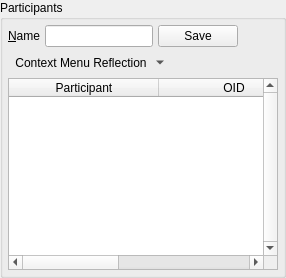
              <widget class="QGroupBox" name="groupBox_2">
               <property name="title">
                <string>Participants</string>
               </property>
               <layout class="QVBoxLayout" name="verticalLayout_32">
                <property name="spacing">
                 <number>5</number>
                </property>
                <property name="leftMargin">
                 <number>5</number>
                </property>
                <property name="topMargin">
                 <number>5</number>
                </property>
                <property name="rightMargin">
                 <number>5</number>
                </property>
                <property name="bottomMargin">
                 <number>5</number>
                </property>
                <item>
                 <layout class="QHBoxLayout" name="horizontalLayout_12">
                  <property name="spacing">
                   <number>5</number>
                  </property>
                  <item>
                   <widget class="QLabel" name="label_22">
                    <property name="text">
                     <string>&amp;Name</string>
                    </property>
                    <property name="buddy">
                     <cstring>urlName</cstring>
                    </property>
                   </widget>
                  </item>
                  <item>
                   <widget class="QLineEdit" name="urlName"/>
                  </item>
                  <item>
                   <widget class="QPushButton" name="saveUrlName">
                    <property name="text">
                     <string>Save</string>
                    </property>
                   </widget>
                  </item>
                  <item>
                   <spacer name="horizontalSpacer_39">
                    <property name="orientation">
                     <enum>Qt::Horizontal</enum>
                    </property>
                    <property name="sizeHint" stdset="0">
                     <size>
                      <width>40</width>
                      <height>20</height>
                     </size>
                    </property>
                   </spacer>
                  </item>
                 </layout>
                </item>
                <item>
                 <layout class="QHBoxLayout" name="horizontalLayout_4">
                  <property name="spacing">
                   <number>5</number>
                  </property>
                  <item>
                   <widget class="QToolButton" name="urlActionMenu">
                    <property name="toolTip">
                     <string>Context Menu</string>
                    </property>
                    <property name="text">
                     <string>Context Menu Reflection</string>
                    </property>
                    <property name="icon">
                     <iconset resource="../Icons/icons.qrc">
                      <normaloff>:/generic/menu.png</normaloff>:/generic/menu.png</iconset>
                    </property>
                    <property name="popupMode">
                     <enum>QToolButton::MenuButtonPopup</enum>
                    </property>
                    <property name="autoRaise">
                     <bool>true</bool>
                    </property>
                   </widget>
                  </item>
                  <item>
                   <spacer name="horizontalSpacer_36">
                    <property name="orientation">
                     <enum>Qt::Horizontal</enum>
                    </property>
                    <property name="sizeHint" stdset="0">
                     <size>
                      <width>40</width>
                      <height>20</height>
                     </size>
                    </property>
                   </spacer>
                  </item>
                 </layout>
                </item>
                <item>
                 <widget class="QTableWidget" name="urlParticipants">
                  <property name="verticalScrollBarPolicy">
                   <enum>Qt::ScrollBarAlwaysOn</enum>
                  </property>
                  <property name="alternatingRowColors">
                   <bool>true</bool>
                  </property>
                  <property name="selectionBehavior">
                   <enum>QAbstractItemView::SelectRows</enum>
                  </property>
                  <property name="horizontalScrollMode">
                   <enum>QAbstractItemView::ScrollPerPixel</enum>
                  </property>
                  <property name="sortingEnabled">
                   <bool>true</bool>
                  </property>
                  <attribute name="horizontalHeaderDefaultSectionSize">
                   <number>150</number>
                  </attribute>
                  <attribute name="horizontalHeaderStretchLastSection">
                   <bool>true</bool>
                  </attribute>
                  <column>
                   <property name="text">
                    <string>Participant</string>
                   </property>
                  </column>
                  <column>
                   <property name="text">
                    <string>OID</string>
                   </property>
                  </column>
                  <column>
                   <property name="text">
                    <string>neighbor_oid</string>
                   </property>
                  </column>
                  <column>
                   <property name="text">
                    <string>public_key_hash</string>
                   </property>
                  </column>
                 </widget>
                </item>
               </layout>
              </widget>
